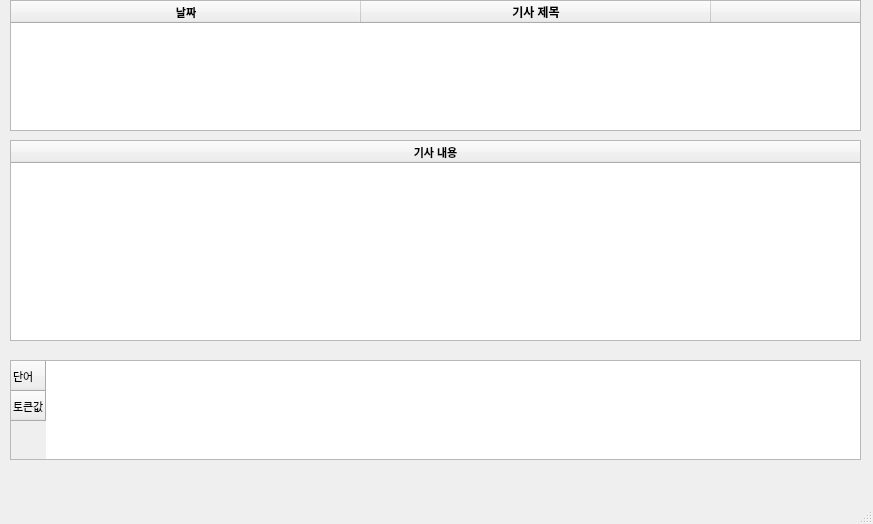
<?xml version="1.0" encoding="UTF-8"?>
<ui version="4.0">
 <class>MainWindow</class>
 <widget class="QMainWindow" name="MainWindow">
  <property name="geometry">
   <rect>
    <x>0</x>
    <y>0</y>
    <width>873</width>
    <height>524</height>
   </rect>
  </property>
  <property name="windowTitle">
   <string>MainWindow</string>
  </property>
  <widget class="QWidget" name="centralwidget">
   <widget class="QTableWidget" name="articles_day">
    <property name="geometry">
     <rect>
      <x>10</x>
      <y>0</y>
      <width>851</width>
      <height>131</height>
     </rect>
    </property>
    <property name="sizePolicy">
     <sizepolicy hsizetype="Minimum" vsizetype="Minimum">
      <horstretch>0</horstretch>
      <verstretch>0</verstretch>
     </sizepolicy>
    </property>
    <property name="minimumSize">
     <size>
      <width>140</width>
      <height>100</height>
     </size>
    </property>
    <property name="font">
     <font>
      <pointsize>8</pointsize>
     </font>
    </property>
    <property name="lineWidth">
     <number>1</number>
    </property>
    <property name="verticalScrollBarPolicy">
     <enum>Qt::ScrollBarAlwaysOff</enum>
    </property>
    <property name="horizontalScrollBarPolicy">
     <enum>Qt::ScrollBarAlwaysOff</enum>
    </property>
    <property name="sizeAdjustPolicy">
     <enum>QAbstractScrollArea::AdjustToContents</enum>
    </property>
    <property name="autoScroll">
     <bool>true</bool>
    </property>
    <property name="editTriggers">
     <set>QAbstractItemView::NoEditTriggers</set>
    </property>
    <property name="tabKeyNavigation">
     <bool>false</bool>
    </property>
    <property name="showDropIndicator" stdset="0">
     <bool>false</bool>
    </property>
    <property name="dragDropOverwriteMode">
     <bool>false</bool>
    </property>
    <property name="alternatingRowColors">
     <bool>true</bool>
    </property>
    <property name="selectionMode">
     <enum>QAbstractItemView::SingleSelection</enum>
    </property>
    <property name="rowCount">
     <number>0</number>
    </property>
    <property name="columnCount">
     <number>4</number>
    </property>
    <attribute name="horizontalHeaderVisible">
     <bool>true</bool>
    </attribute>
    <attribute name="horizontalHeaderCascadingSectionResizes">
     <bool>false</bool>
    </attribute>
    <attribute name="horizontalHeaderMinimumSectionSize">
     <number>20</number>
    </attribute>
    <attribute name="horizontalHeaderDefaultSectionSize">
     <number>350</number>
    </attribute>
    <attribute name="horizontalHeaderHighlightSections">
     <bool>true</bool>
    </attribute>
    <attribute name="horizontalHeaderStretchLastSection">
     <bool>true</bool>
    </attribute>
    <attribute name="verticalHeaderVisible">
     <bool>true</bool>
    </attribute>
    <attribute name="verticalHeaderCascadingSectionResizes">
     <bool>false</bool>
    </attribute>
    <attribute name="verticalHeaderMinimumSectionSize">
     <number>20</number>
    </attribute>
    <attribute name="verticalHeaderDefaultSectionSize">
     <number>20</number>
    </attribute>
    <attribute name="verticalHeaderShowSortIndicator" stdset="0">
     <bool>false</bool>
    </attribute>
    <attribute name="verticalHeaderStretchLastSection">
     <bool>false</bool>
    </attribute>
    <column>
     <property name="text">
      <string>날짜</string>
     </property>
     <property name="font">
      <font>
       <weight>75</weight>
       <bold>true</bold>
      </font>
     </property>
     <property name="textAlignment">
      <set>AlignCenter</set>
     </property>
     <property name="background">
      <color alpha="100">
       <red>200</red>
       <green>200</green>
       <blue>200</blue>
      </color>
     </property>
    </column>
    <column>
     <property name="text">
      <string>기사 제목</string>
     </property>
     <property name="font">
      <font>
       <pointsize>9</pointsize>
       <weight>75</weight>
       <bold>true</bold>
      </font>
     </property>
     <property name="textAlignment">
      <set>AlignCenter</set>
     </property>
     <property name="background">
      <color alpha="100">
       <red>200</red>
       <green>200</green>
       <blue>200</blue>
      </color>
     </property>
    </column>
    <column>
     <property name="text">
      <string>결과</string>
     </property>
     <property name="font">
      <font>
       <weight>75</weight>
       <bold>true</bold>
      </font>
     </property>
     <property name="textAlignment">
      <set>AlignCenter</set>
     </property>
     <property name="background">
      <color alpha="100">
       <red>200</red>
       <green>200</green>
       <blue>200</blue>
      </color>
     </property>
     <property name="foreground">
      <brush brushstyle="NoBrush">
       <color alpha="255">
        <red>0</red>
        <green>0</green>
        <blue>0</blue>
       </color>
      </brush>
     </property>
    </column>
    <column>
     <property name="text">
      <string>확인</string>
     </property>
     <property name="font">
      <font>
       <weight>75</weight>
       <bold>true</bold>
      </font>
     </property>
     <property name="textAlignment">
      <set>AlignCenter</set>
     </property>
     <property name="background">
      <color alpha="100">
       <red>200</red>
       <green>200</green>
       <blue>200</blue>
      </color>
     </property>
     <property name="foreground">
      <brush brushstyle="NoBrush">
       <color alpha="255">
        <red>0</red>
        <green>0</green>
        <blue>0</blue>
       </color>
      </brush>
     </property>
    </column>
   </widget>
   <widget class="QTableWidget" name="articles_contents">
    <property name="geometry">
     <rect>
      <x>10</x>
      <y>140</y>
      <width>851</width>
      <height>201</height>
     </rect>
    </property>
    <property name="sizePolicy">
     <sizepolicy hsizetype="Minimum" vsizetype="Minimum">
      <horstretch>0</horstretch>
      <verstretch>0</verstretch>
     </sizepolicy>
    </property>
    <property name="minimumSize">
     <size>
      <width>140</width>
      <height>100</height>
     </size>
    </property>
    <property name="font">
     <font>
      <pointsize>8</pointsize>
     </font>
    </property>
    <property name="lineWidth">
     <number>1</number>
    </property>
    <property name="verticalScrollBarPolicy">
     <enum>Qt::ScrollBarAsNeeded</enum>
    </property>
    <property name="horizontalScrollBarPolicy">
     <enum>Qt::ScrollBarAlwaysOff</enum>
    </property>
    <property name="sizeAdjustPolicy">
     <enum>QAbstractScrollArea::AdjustToContents</enum>
    </property>
    <property name="autoScroll">
     <bool>true</bool>
    </property>
    <property name="editTriggers">
     <set>QAbstractItemView::NoEditTriggers</set>
    </property>
    <property name="tabKeyNavigation">
     <bool>false</bool>
    </property>
    <property name="showDropIndicator" stdset="0">
     <bool>false</bool>
    </property>
    <property name="dragDropOverwriteMode">
     <bool>false</bool>
    </property>
    <property name="alternatingRowColors">
     <bool>true</bool>
    </property>
    <property name="selectionMode">
     <enum>QAbstractItemView::SingleSelection</enum>
    </property>
    <property name="rowCount">
     <number>0</number>
    </property>
    <property name="columnCount">
     <number>1</number>
    </property>
    <attribute name="horizontalHeaderVisible">
     <bool>true</bool>
    </attribute>
    <attribute name="horizontalHeaderCascadingSectionResizes">
     <bool>false</bool>
    </attribute>
    <attribute name="horizontalHeaderMinimumSectionSize">
     <number>20</number>
    </attribute>
    <attribute name="horizontalHeaderDefaultSectionSize">
     <number>350</number>
    </attribute>
    <attribute name="horizontalHeaderHighlightSections">
     <bool>true</bool>
    </attribute>
    <attribute name="horizontalHeaderStretchLastSection">
     <bool>true</bool>
    </attribute>
    <attribute name="verticalHeaderVisible">
     <bool>true</bool>
    </attribute>
    <attribute name="verticalHeaderCascadingSectionResizes">
     <bool>false</bool>
    </attribute>
    <attribute name="verticalHeaderMinimumSectionSize">
     <number>20</number>
    </attribute>
    <attribute name="verticalHeaderDefaultSectionSize">
     <number>20</number>
    </attribute>
    <attribute name="verticalHeaderShowSortIndicator" stdset="0">
     <bool>false</bool>
    </attribute>
    <attribute name="verticalHeaderStretchLastSection">
     <bool>false</bool>
    </attribute>
    <column>
     <property name="text">
      <string>기사 내용</string>
     </property>
     <property name="font">
      <font>
       <weight>75</weight>
       <bold>true</bold>
      </font>
     </property>
     <property name="textAlignment">
      <set>AlignCenter</set>
     </property>
     <property name="background">
      <color>
       <red>200</red>
       <green>200</green>
       <blue>200</blue>
      </color>
     </property>
     <property name="foreground">
      <brush brushstyle="NoBrush">
       <color alpha="255">
        <red>0</red>
        <green>0</green>
        <blue>0</blue>
       </color>
      </brush>
     </property>
    </column>
   </widget>
   <widget class="QTableWidget" name="text_flow">
    <property name="geometry">
     <rect>
      <x>10</x>
      <y>360</y>
      <width>851</width>
      <height>100</height>
     </rect>
    </property>
    <property name="sizePolicy">
     <sizepolicy hsizetype="Minimum" vsizetype="Minimum">
      <horstretch>0</horstretch>
      <verstretch>0</verstretch>
     </sizepolicy>
    </property>
    <property name="minimumSize">
     <size>
      <width>140</width>
      <height>100</height>
     </size>
    </property>
    <property name="font">
     <font>
      <pointsize>8</pointsize>
     </font>
    </property>
    <property name="lineWidth">
     <number>1</number>
    </property>
    <property name="verticalScrollBarPolicy">
     <enum>Qt::ScrollBarAsNeeded</enum>
    </property>
    <property name="horizontalScrollBarPolicy">
     <enum>Qt::ScrollBarAlwaysOff</enum>
    </property>
    <property name="sizeAdjustPolicy">
     <enum>QAbstractScrollArea::AdjustToContents</enum>
    </property>
    <property name="autoScroll">
     <bool>true</bool>
    </property>
    <property name="editTriggers">
     <set>QAbstractItemView::NoEditTriggers</set>
    </property>
    <property name="tabKeyNavigation">
     <bool>false</bool>
    </property>
    <property name="showDropIndicator" stdset="0">
     <bool>false</bool>
    </property>
    <property name="dragDropOverwriteMode">
     <bool>false</bool>
    </property>
    <property name="alternatingRowColors">
     <bool>true</bool>
    </property>
    <property name="selectionMode">
     <enum>QAbstractItemView::SingleSelection</enum>
    </property>
    <property name="rowCount">
     <number>2</number>
    </property>
    <property name="columnCount">
     <number>0</number>
    </property>
    <attribute name="horizontalHeaderVisible">
     <bool>true</bool>
    </attribute>
    <attribute name="horizontalHeaderCascadingSectionResizes">
     <bool>false</bool>
    </attribute>
    <attribute name="horizontalHeaderMinimumSectionSize">
     <number>20</number>
    </attribute>
    <attribute name="horizontalHeaderDefaultSectionSize">
     <number>350</number>
    </attribute>
    <attribute name="horizontalHeaderHighlightSections">
     <bool>true</bool>
    </attribute>
    <attribute name="horizontalHeaderStretchLastSection">
     <bool>true</bool>
    </attribute>
    <attribute name="verticalHeaderVisible">
     <bool>true</bool>
    </attribute>
    <attribute name="verticalHeaderCascadingSectionResizes">
     <bool>false</bool>
    </attribute>
    <attribute name="verticalHeaderMinimumSectionSize">
     <number>20</number>
    </attribute>
    <attribute name="verticalHeaderDefaultSectionSize">
     <number>30</number>
    </attribute>
    <attribute name="verticalHeaderShowSortIndicator" stdset="0">
     <bool>false</bool>
    </attribute>
    <attribute name="verticalHeaderStretchLastSection">
     <bool>false</bool>
    </attribute>
    <row>
     <property name="text">
      <string>단어</string>
     </property>
    </row>
    <row>
     <property name="text">
      <string>토큰값</string>
     </property>
    </row>
   </widget>
  </widget>
  <widget class="QMenuBar" name="menubar">
   <property name="geometry">
    <rect>
     <x>0</x>
     <y>0</y>
     <width>873</width>
     <height>26</height>
    </rect>
   </property>
  </widget>
  <widget class="QStatusBar" name="statusbar"/>
 </widget>
 <resources/>
 <connections/>
</ui>
